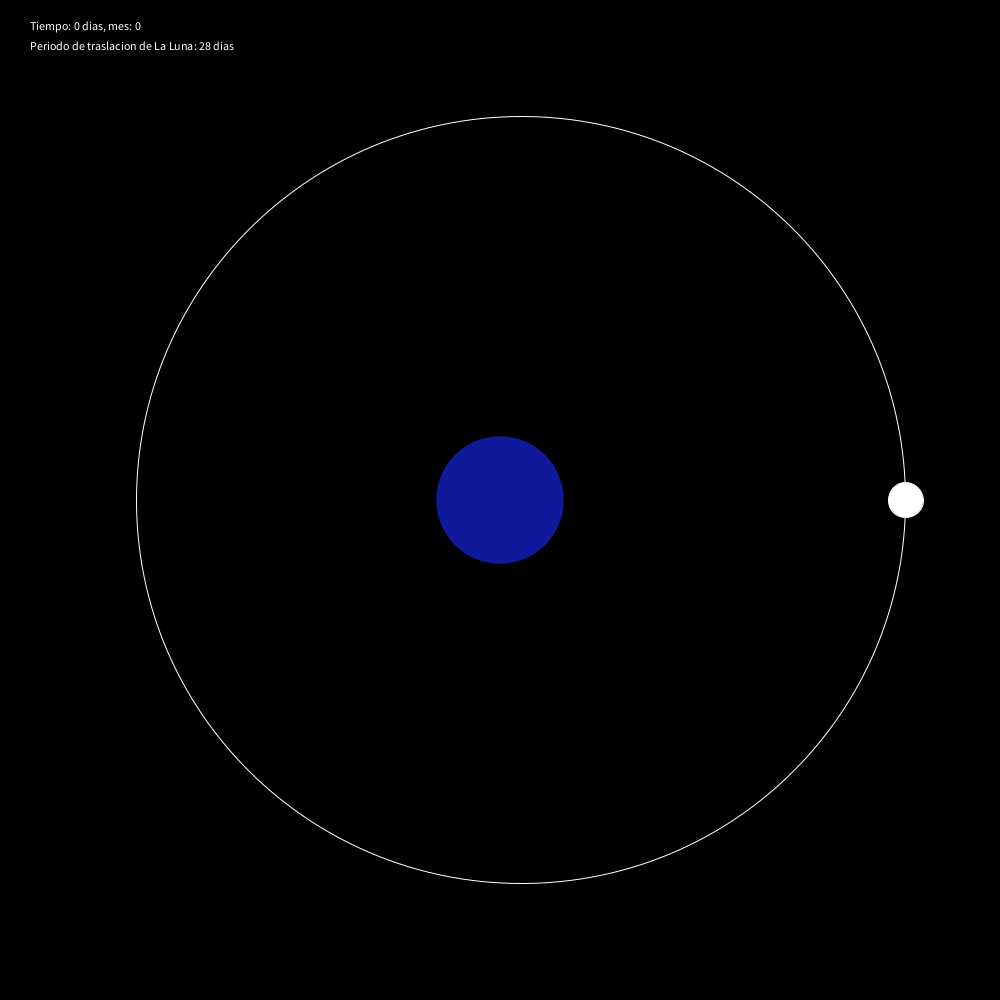
Frame 1 (no input)
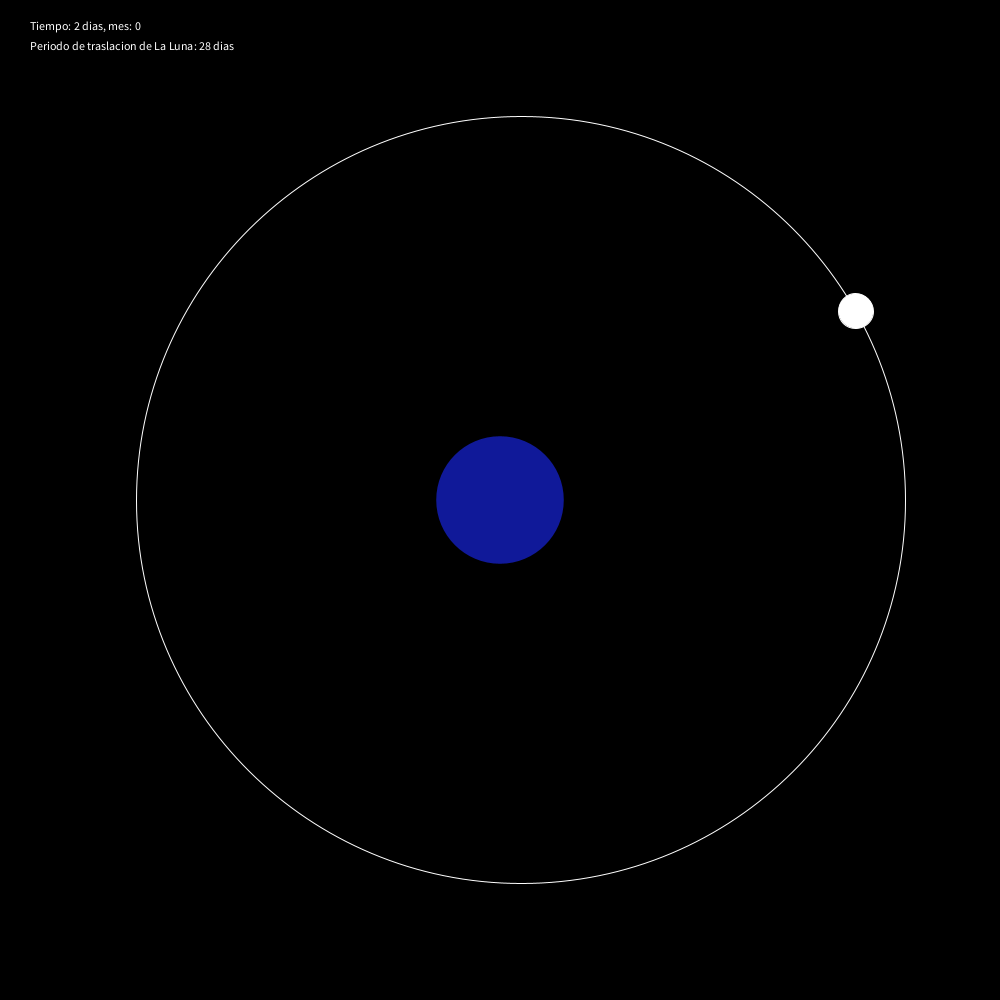
Frame 60 (the mouse pressed at the canvas centre just before this capture)
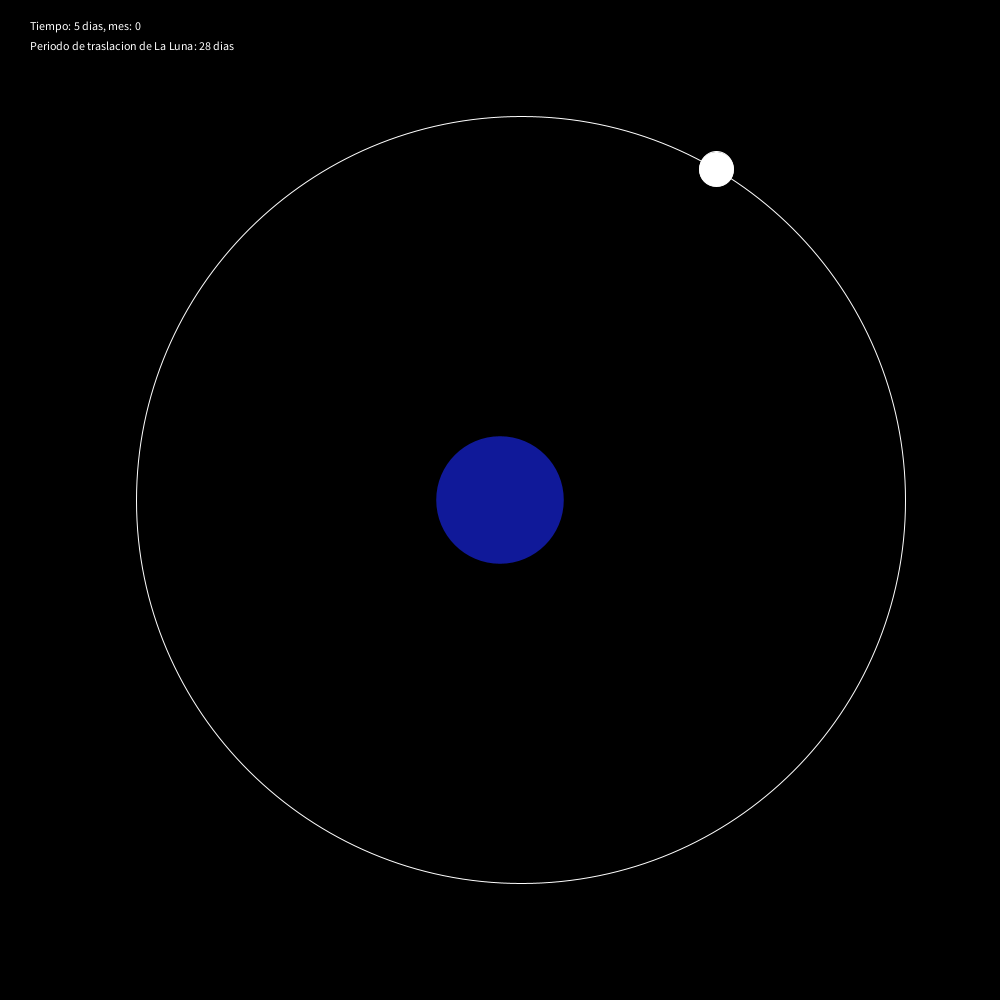
Frame 120 (the mouse held since frame 60 and released just before this capture)

The Processing sketch that drew these frames (run headless with seeded random() and noise(); from frame 60 on, the mouse is pressed at the canvas centre):

// Processing sketch: processing_30006
// ── processing_30006.pde

float aL=384.401;
float bL=383.807;
float cL=21.361;
float dL=34.76;
float dT=127.56;
float i=360;
float global=0;
float mes=0;

void setup()
{
  size(1000,1000);
}

void draw(){
  
  background(0);
  fill(#101999);
  noStroke();
  ellipse(500,500,dT,dT);
  stroke(255);
  noFill();
  ellipse(500+cL,500,aL*2,bL*2);
  float angulo=radians(i);
  float xL=500+cL+(cos(angulo)*aL);
  float yL=500+(sin(angulo)*bL);
  fill(255);
  ellipse(xL,yL,dL,dL);
  i-=0.5;
  global+=0.5;
  float tiempo=global/12.8;
  text("Tiempo: "+round(tiempo)+" dias, mes: "+round(mes),30,30);
  text("Periodo de traslacion de La Luna: 28 dias",30,50);
  if(i==0){
    mes++;
    i=360;
  }
  
}
